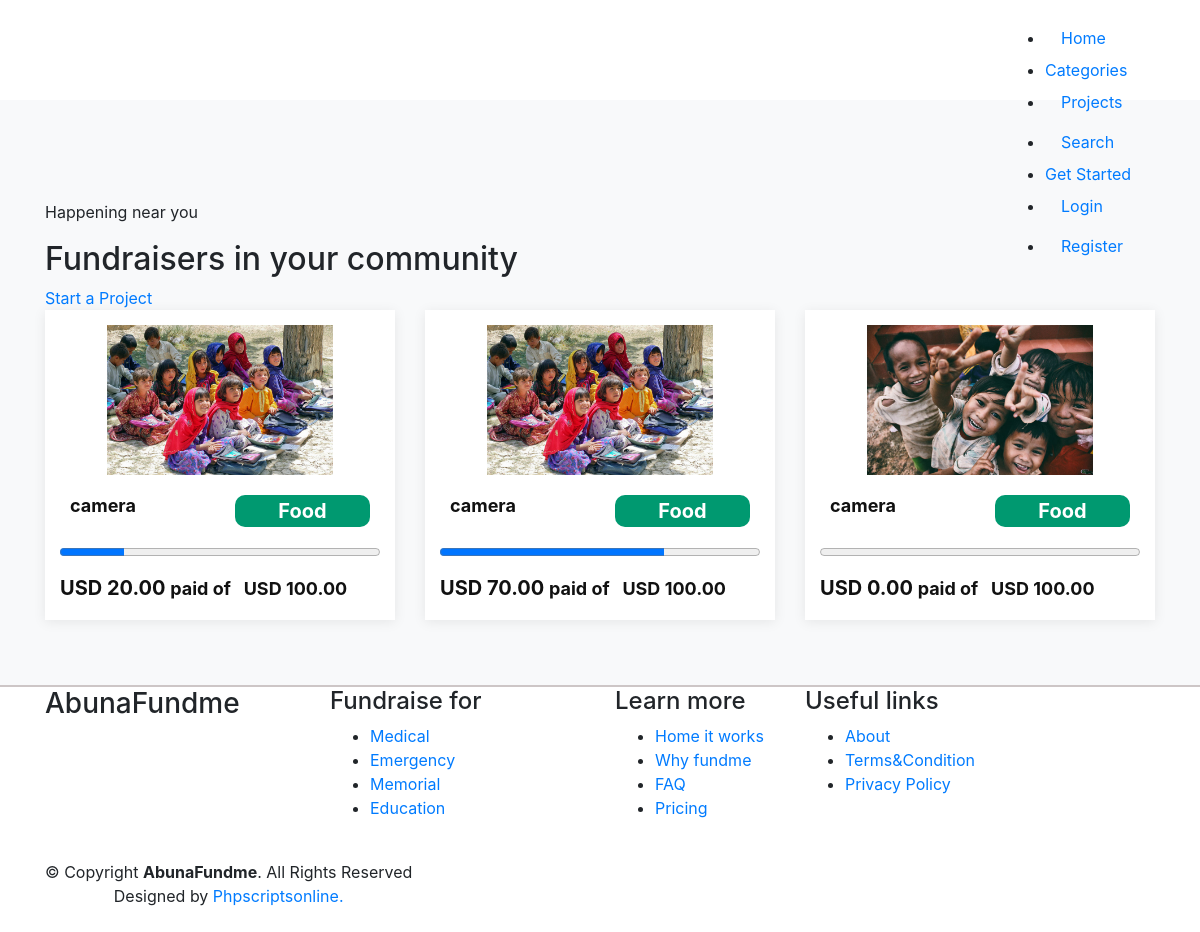
The app's page /project/ with its own data.
### D_project/models.py (models this page shows, shortened)
class Project(models.Model):
    user = models.ForeignKey(get_user_model(), on_delete=models.CASCADE, default=1)
    name = models.CharField(max_length=50)
    category = models.ForeignKey(Category, on_delete=models.CASCADE, null=True)
    target = models.DecimalField(max_digits=10, decimal_places=2, default=100)
    current_amount = models.DecimalField(max_digits=10, decimal_places=2, default=0)
    tags = models.ManyToManyField(Tag, related_name="projects")
    description = models.TextField(default="lorem ipsum", max_length=800, null=True)
    start = models.DateTimeField(auto_now_add=True)
    end = models.DateTimeField()
    is_featured = models.BooleanField(default=False)
    average_rating = models.DecimalField(max_digits=3, decimal_places=2, default=0)

class Image(models.Model):
    project=models.ForeignKey(Project,on_delete=models.CASCADE)
    image = models.FileField(upload_to='projects/images',blank=True,null=True)

class Category(models.Model):
    name = models.CharField(max_length = 50)
    image = models.ImageField(upload_to='categories/images',blank=True,null=True)
    def __str__(self):
        return self.name

### D_project/views.py (the view)
# urls.py: path('',projects.as_view(),name='projects'),
class projects(ListView):
    model=Project
    template_name= 'D_project/projects.html'
    context_object_name = 'projects'

### D_project/templates/D_project/projects.html (shortened to what this page needs)
{%extends 'base.html'%}
{% block content %}
<section class="ftco-section bg-light categoryfundraisesec">
    <div class="container" data-aos="fade-right">
      <div class="section-title" >
        <p>Happening near you</p>
        <h2>Fundraisers in your community</h2>
      </div>
<a href="{%url 'createProject'%}">Start a Project</a>
        <div class="row">
            {% for project in projects %}
            <div class="col-md-4">
                <a href="{%url 'project_details' project.id%}">
                  <div class="singlesection">
                    {% with first_image=project.image_set.first %}
                    <img src="{{ first_image.image.url }}" class="singlesection-img img-fluid" alt="{{first_image.id}}">
                    {% endwith %}
                 <div class="row" style="padding:10px">
                    <div class="col-md-6">
                        <h3>{{project.name}}</h3>
                    </div>
                    <div class="col-md-6">
                        <h3 style="text-align: center;background: #009970;padding: 4px;color: #fff;border-radius: 10px;"> <span style="font-weight: bold;font-size:20px">{{project.category}} </span></h3>
                    </div>
                </div>
                      <progress id="file" value="{{project.current_amount}}" max="{{project.target}}" style="width: 100%;"> </progress>
                     <h3> <span style="font-weight: bold;font-size:20px">USD {{project.current_amount}} </span> paid of &nbsp; USD {{project.target}}</h3>
                  </div>
              </a>
                   </div>
                   {% endfor %}
        </div>
    </div>
</section>
{% endblock %}

### templates/base.html (style rules this page uses)
section { padding: 100px 0 50px; }
.singlesection { box-sizing: content-box; padding: 15px 15px; box-shadow: 0px 2px 12px rgba(0, 0, 0, 0.08); background: #fff; margin-bottom: 15px; }
.singlesection h3 { font-size: 18px; font-weight: bold; margin: 10px 0 5px 0; color: #111; }
.singlesection img { width: 100%; height: 150px; object-fit: contain; }

### records on screen
Project: image_set.first.image (picture), name "camera", category "Food", current_amount "20.00", target "100.00"
Project: image_set.first.image (picture), name "camera", category "Food", current_amount "70.00", target "100.00"
Project: image_set.first.image (picture), name "camera", category "Food", current_amount "0.00", target "100.00"
